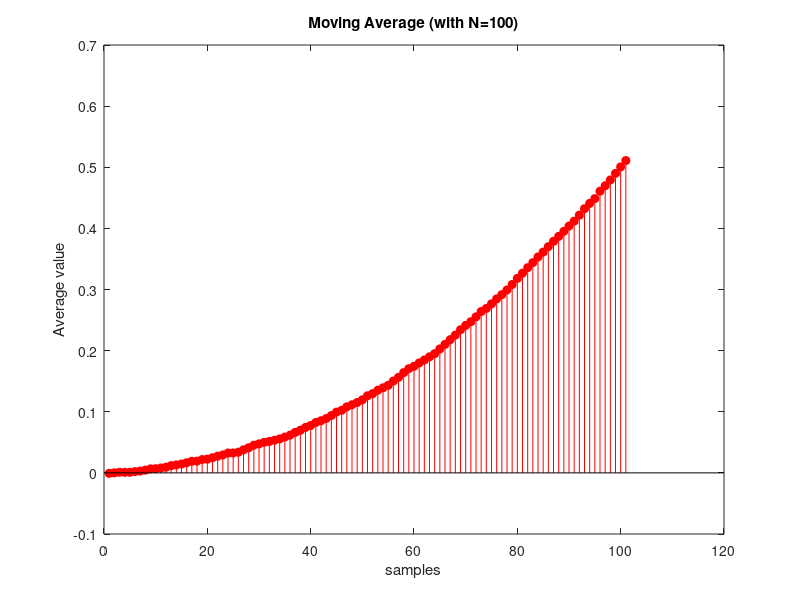

Write the MATLAB code that produced this figure.
%loading input from the mat file
load('q1.mat');

% implementing the MA function
N = 100; %window length
n = 101; %signal length
disp(x);
inp = cumsum(x);
disp(inp);

for k = 1:N
    y(k) = inp(k)/N;
end
for k = N+1:n
    sum = inp(k) - inp(k-N);
    y(k) = sum/N;
end

disp(y);
figure;
time_grid = 1:n;
stem(time_grid,y,'filled',"red");
title("Moving Average (with N=100)");
xlabel("samples");
ylabel("Average value");